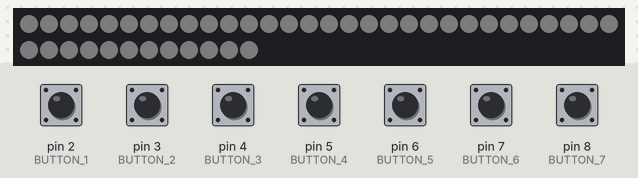
A sketch run on a simulated Arduino Uno, built with avr-gcc and run on an emulated ATmega328P. On the bench: 42 RGB LEDs in strip order, left to right, continuing on the next row. The inputs (shaded band) are chosen by the test bench; at power-on: pin 2 (BUTTON_1), pin 3 (BUTTON_2), pin 4 (BUTTON_3), pin 5 (BUTTON_4), pin 6 (BUTTON_5), pin 7 (BUTTON_6), pin 8 (BUTTON_7) LOW. Dim RGB values are drawn brighter than linear.

Above: at 1.2 s.
1.3 s: pin 2 (BUTTON_1) pulled HIGH for 0.15 s
At 2.61 s:
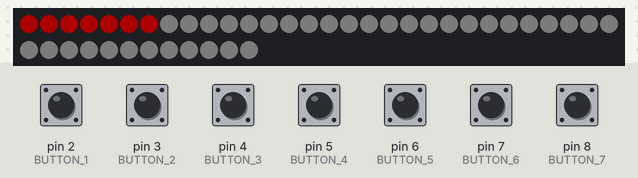
At 9.69 s:
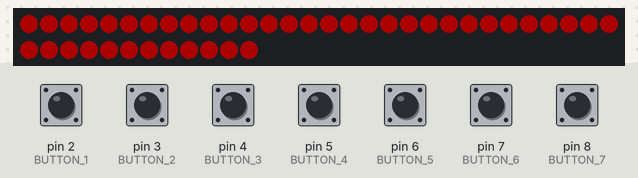
Timing chart, 0 to 11.2 s (numbered marks = the images above; inputs shaded):
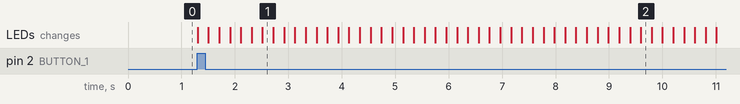

Measured:
- after the input at 1.3 s, the LEDs: first change at once (image 1 shows a later state)

The sketch:

4gewinnt.ino
```cpp
#include <Adafruit_NeoPixel.h>

// Which pin on the Arduino is connected to the NeoPixels?
#define LED_PIN 1
// How many NeoPixels are attached to the Arduino?
#define LED_COUNT 42
#define ROW_COUNT 6
#define COL_COUNT 7

#define BUTTON_1 2
#define BUTTON_2 3
#define BUTTON_3 4
#define BUTTON_4 5
#define BUTTON_5 6
#define BUTTON_6 7
#define BUTTON_7 8

#define LED_R 9
#define LED_G 10
#define LED_B 11

// NeoPixel brightness, 0 (min) to 255 (max)
#define BRIGHTNESS 50  // Set BRIGHTNESS to about 1/5 (max = 255)

int columns[7][6] = { { 35, 34, 21, 20, 7, 6 },
                      { 36, 33, 22, 19, 8, 5 },
                      { 37, 32, 23, 18, 9, 4 },
                      { 38, 31, 24, 17, 10, 3 },
                      { 39, 30, 25, 16, 11, 2 },
                      { 40, 29, 26, 15, 12, 1 },
                      { 41, 28, 27, 14, 13, 0 } };

// Declare our NeoPixel strip object:
Adafruit_NeoPixel strip(LED_COUNT, LED_PIN, NEO_GRBW + NEO_KHZ800);
// Argument 1 = Number of pixels in NeoPixel strip
// Argument 2 = Arduino pin number (most are valid)
// Argument 3 = Pixel type flags, add together as needed:
//   NEO_KHZ800  800 KHz bitstream (most NeoPixel products w/WS2812 LEDs)
//   NEO_KHZ400  400 KHz (classic 'v1' (not v2) FLORA pixels, WS2811 drivers)
//   NEO_GRB     Pixels are wired for GRB bitstream (most NeoPixel products)
//   NEO_RGB     Pixels are wired for RGB bitstream (v1 FLORA pixels, not v2)
//   NEO_RGBW    Pixels are wired for RGBW bitstream (NeoPixel RGBW products)

bool isPlayerRed = true;
uint32_t red = strip.Color(255, 0, 0);
uint32_t yellow = strip.Color(255, 255, 0);
uint32_t background = strip.Color(20, 20, 20);

void setup() {
  strip.begin();  // INITIALIZE NeoPixel strip object (REQUIRED)
  strip.show();   // Turn OFF all pixels ASAP
  strip.setBrightness(BRIGHTNESS);

  colorWipe(background, 0);  // All light grey
  setLEDPlayerRed();
}

void loop() {
  int buttonPressed = -1;
  if (isButtonPressed(buttonPressed)) {
    //Starte in oberer Zeile und lasse den Farbpunkt nach unten fallen
    int i = 0;
    while (i < ROW_COUNT) {
      int idx = columns[buttonPressed - 1][i];
      auto currPixCol = strip.getPixelColor(idx);
      if (currPixCol == background) {
        strip.setPixelColor(idx, isPlayerRed ? red : yellow);
        delay(200);
        i++;
      } else {
        break;
      }
    }
    checkForVictory();
    changePlayer();
  }
}

void checkForVictory() {
  //vertical
  for (int col = 0; col < COL_COUNT; col++) {
    int beforeCol = strip.getPixelColor(columns[col][0]);
    int counter = 1;
    for (int row = 1; row < ROW_COUNT; row++) {
      int curCol = strip.getPixelColor(columns[col][row]);
      if (curCol != background) {
        if (beforeCol == curCol) {
          counter++;
        } else {
          counter = 1;
        }
        beforeCol = curCol;
      }
      if (counter == 4) {
        gameWon();
      }
    }
  }
}

void gameWon() {
  while (true) {
    colorWipe(isPlayerRed ? red : yellow, 200);
    colorWipe(0, 200);
  }
}

void changePlayer() {
  isPlayerRed = !isPlayerRed;
  isPlayerRed ? setLEDPlayerRed() : setLEDPlayerYel();
}

bool isButtonPressed(int& f_buttonPressed) {
  if (digitalRead(BUTTON_1) == HIGH) {
    f_buttonPressed = 1;
    return true;
  }
  if (digitalRead(BUTTON_2) == HIGH) {
    f_buttonPressed = 2;
    return true;
  }
  if (digitalRead(BUTTON_3) == HIGH) {
    f_buttonPressed = 3;
    return true;
  }
  if (digitalRead(BUTTON_4) == HIGH) {
    f_buttonPressed = 4;
    return true;
  }
  if (digitalRead(BUTTON_5) == HIGH) {
    f_buttonPressed = 5;
    return true;
  }
  if (digitalRead(BUTTON_6) == HIGH) {
    f_buttonPressed = 6;
    return true;
  }
  if (digitalRead(BUTTON_7) == HIGH) {
    f_buttonPressed = 7;
    return true;
  }
  return false;
}

void setLEDPlayerRed() {
  digitalWrite(LED_R, HIGH);
  digitalWrite(LED_G, LOW);
  digitalWrite(LED_B, LOW);
}

void setLEDPlayerYel() {
  digitalWrite(LED_R, HIGH);
  digitalWrite(LED_G, HIGH);
  digitalWrite(LED_B, LOW);
}

// Fill strip pixels one after another with a color. Strip is NOT cleared
// first; anything there will be covered pixel by pixel. Pass in color
// (as a single 'packed' 32-bit value, which you can get by calling
// strip.Color(red, green, blue) as shown in the loop() function above),
// and a delay time (in milliseconds) between pixels.
void colorWipe(uint32_t color, int wait) {
  for (int i = 0; i < strip.numPixels(); i++) {  // For each pixel in strip...
    strip.setPixelColor(i, color);               //  Set pixel's color (in RAM)
    strip.show();                                //  Update strip to match
    delay(wait);                                 //  Pause for a moment
  }
}
```
